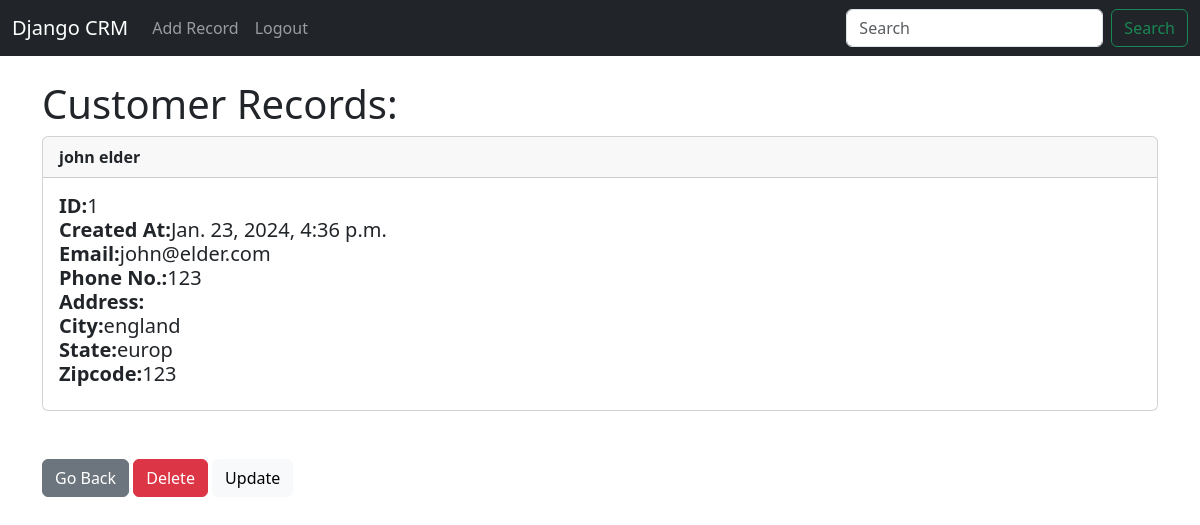
The page /record/1 (signed in) on the database its author committed.
### website/models.py (models this page shows, shortened)
class Record(models.Model):
    created_at = models.DateTimeField(auto_now_add=True)
    first_name = models.CharField(max_length=50)
    last_name = models.CharField(max_length=50)
    email = models.CharField(max_length=100)
    phone = models.CharField(max_length=50)
    address = models.CharField(max_length=100)
    city = models.CharField(max_length=50)
    state = models.CharField(max_length=50)
    zipcode = models.CharField(max_length=50)

### website/views.py (the view)
# urls.py: path('record/<int:pk>', views.customer_record, name = 'record'),
def customer_record(request, pk):
    if request.user.is_authenticated:
        customer_record = Record.objects.get(id=pk)
        return render(request, 'record.html', {'customer_record':customer_record})
    else:
        messages.success(request, "You Must Be Logged In To View Requested Data")
        return redirect('home')

### website/templates/record.html
{% extends 'base.html' %}
{% block content %}
<h1>Customer Records:</h1>
<div class="card">
  <div class="card-header">
    <strong>
    {{ customer_record.first_name }}
    {{ customer_record.last_name }}
  </strong>
  </div>
  <div class="card-body">
    <h5 class="card-title">
      <strong>ID:</strong>{{ customer_record.id }}<br/>
      <strong>Created At:</strong>{{ customer_record.created_at }}<br/>
      <strong>Email:</strong>{{ customer_record.email }}<br/>
      <strong>Phone No.:</strong>{{ customer_record.phone }}<br/>
      <strong>Address:</strong>{{ customer_record.Address }}<br/>
      <strong>City:</strong>{{ customer_record.city }}<br/>
      <strong>State:</strong>{{ customer_record.state }}<br/>
      <strong>Zipcode:</strong>{{ customer_record.zipcode }}<br/>
    </h5>
  </div>
</div>
<br/>
<br/>
<a href="{% url 'home' %}" class="btn btn-secondary">Go Back</a>
<a href="{% url 'delete_record' customer_record.id %}" class="btn btn-danger">Delete</a>
<a href="{% url 'update_record' customer_record.id %}" class="btn btn-light">Update</a>
{% endblock %}

### rows shown on the page
Record: first_name "john", last_name "elder", id "1", created_at "Jan. 23, 2024, 4:36 p.m.", email "john@elder.com", phone "123", city "england", state "europ", zipcode "123"
